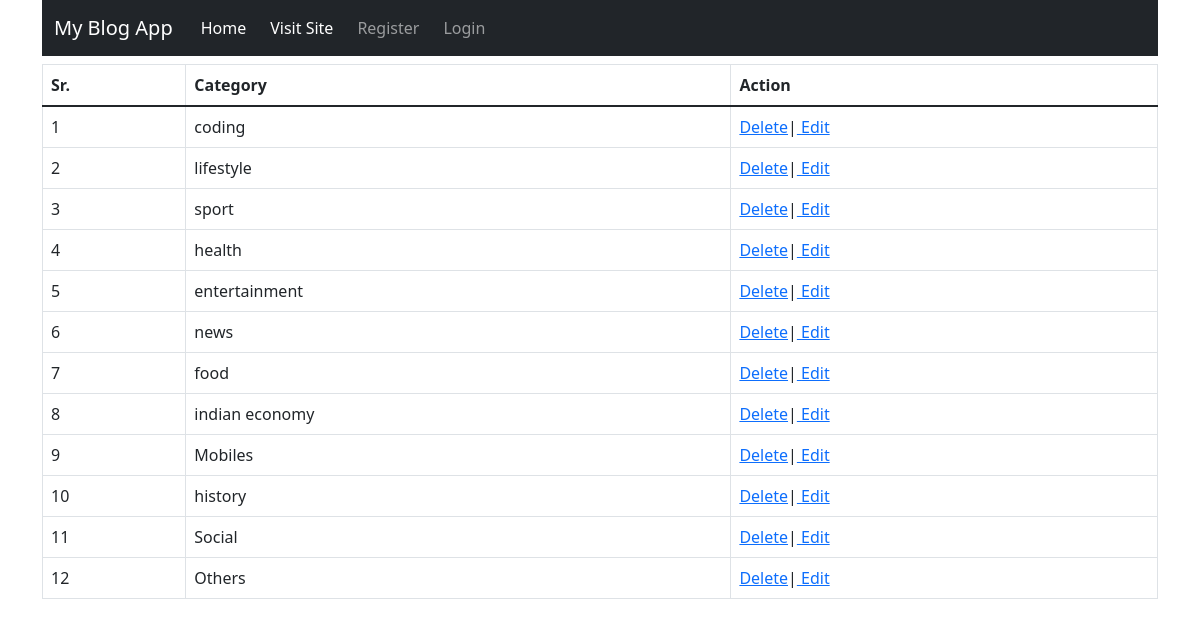
Page /blog_admin/categories on the committed database.
### blogapp/models.py (models this page shows, shortened)
class Category(models.Model):
    name = models.CharField(max_length=100)
    def __str__(self):
        return self.name
    class Meta:
        verbose_name_plural = 'categories'

### blog_admin/views.py (the view)
# urls.py: path('categories',views.CategoryView.as_view(),name='categories'),
class CategoryView(ListView):
    model = Category
    template_name = 'blog_admin/categories.html'
    context_object_name = 'categories'

### blog_admin/templates/blog_admin/categories.html (shortened to what this page needs)
{% extends 'blog_admin/base.html' %}
{% block content %}
        <table class="table table-bordered">
            <thead>
            <tr>
                <th scope="col">Sr.</th>
                <th scope="col">Category</th>
                <th scope="col">Action</th>
            </tr>
            </thead>
                <tbody>
                    {% for cat in categories %}
                    <tr>
                        <td>{{forloop.counter}}</td>
                        <td>{{cat}}</td>
                        <td> <a href="{% url 'delete_category' cat.id %}"> Delete</a>|<a href="{% url 'edit_category'  cat.id %}"> Edit</a> </td>
                    </tr>
                    {% endfor %}
                </tbody>
        </table>
{% endblock %}

### rows in the picture
Category: name "coding"
Category: name "lifestyle"
Category: name "sport"
Category: name "health"
Category: name "entertainment"
Category: name "news"
Category: name "food"
Category: name "indian economy"
Category: name "Mobiles"
Category: name "history"
Category: name "Social"
Category: name "Others"
